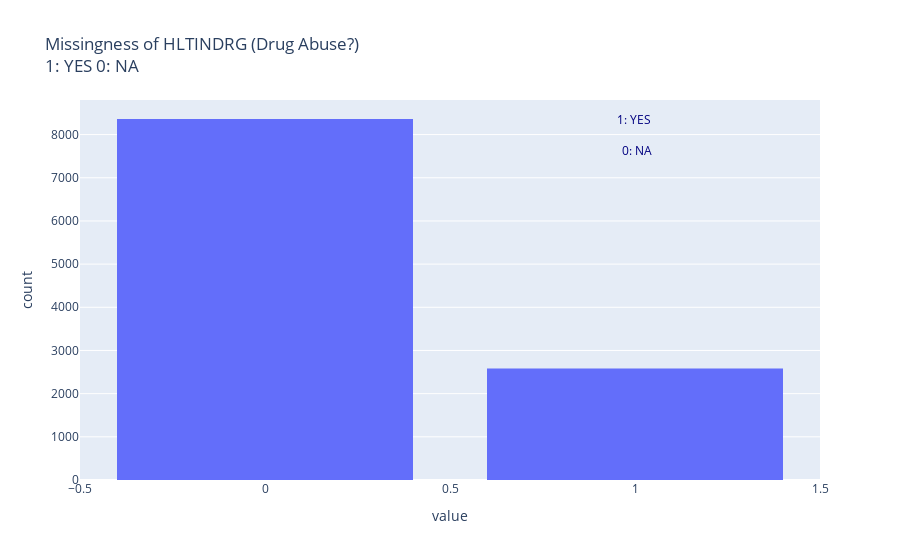

Write notebook code for a chart like this one.
### Markdown cell above
HLTINDRG: represents drug abuse

Lets see the value counts for it so we can get an idea of the missingness in the response vector.

### Code cell
y = df_subset['HLTINDRG'] - 1
print(y.value_counts())
print('Number of NA values: ', len(y) - y.value_counts().iloc[0] - y.value_counts().iloc[1])
abuse = px.histogram(y,title="Missingness of HLTINDRG (Drug Abuse?) <br>1: YES 0: NA")
abuse.update_layout(bargap=0.2)
abuse.update_layout(showlegend=False)
abuse

### Figure 1 — Plotly figure (JSON) as saved in the notebook; plotly's stock layout.template omitted (floating-point values rounded to 4 significant figures; data arrays with more than 128 entries replaced by an {"elided": "..."} marker saying what was removed)
{"data": [{"alignmentgroup": "True", "bingroup": "x", "hovertemplate": "variable=HLTINDRG<br>value=%{x}<br>count=%{y}<extra></extra>", "legendgroup": "HLTINDRG", "marker": {"color": "#636efa", "pattern": {"shape": ""}}, "name": "HLTINDRG", "offsetgroup": "HLTINDRG", "orientation": "v", "showlegend": true, "type": "histogram", "x": {"elided": "35878 int values"}, "xaxis": "x", "yaxis": "y"}], "layout": {"annotations": [{"showarrow": false, "text": "<span style=\"color:navy\">1: YES <br> </br> 0: NA</span>", "x": 1, "y": 8000}], "bargap": 0.2, "barmode": "relative", "legend": {"title": {"text": "variable"}, "tracegroupgap": 0}, "showlegend": false, "title": {"text": "Missingness of HLTINDRG (Drug Abuse?) <br>1: YES 0: NA"}, "xaxis": {"anchor": "y", "domain": [0, 1], "title": {"text": "value"}}, "yaxis": {"anchor": "x", "domain": [0, 1], "title": {"text": "count"}}}}
